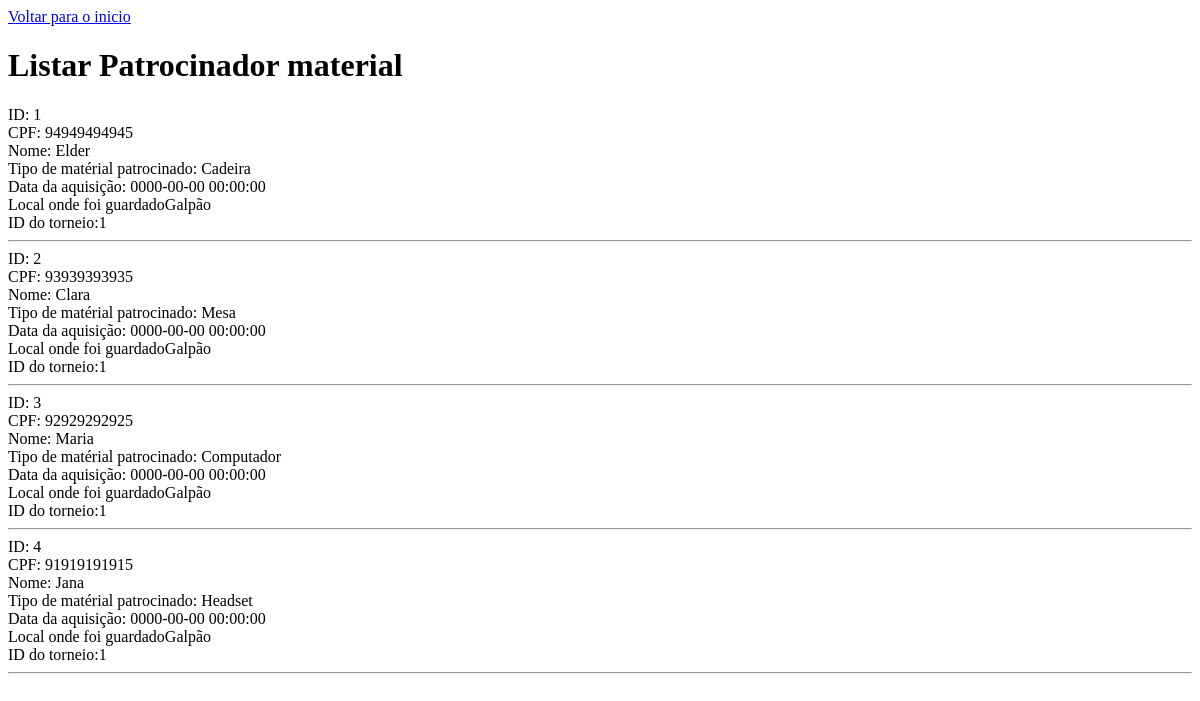
The page /lib/Select-Listar-PHP/PatrocinadorMaterial.php on the database as committed earlier.
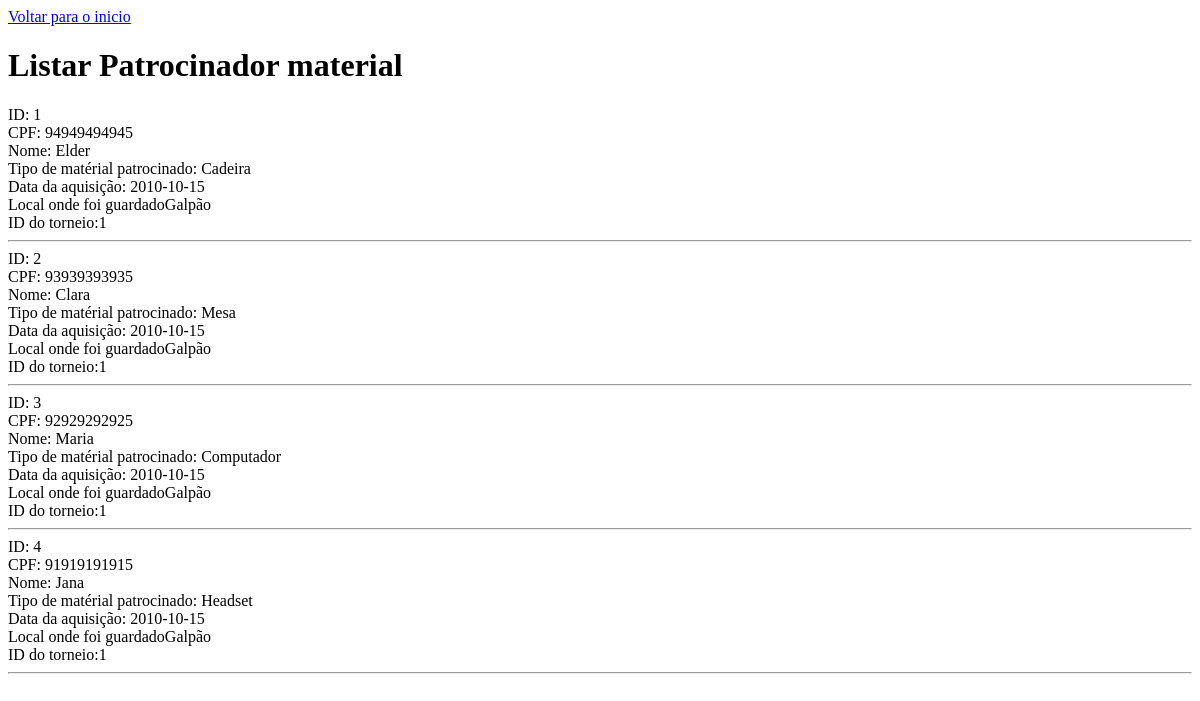
The same page on the database as committed later.
### tables this page shows
create table patrocinadormaterial (
	id_patrocinio serial not null, 
	cpf varchar(11) not null, 
	nome varchar(30) not null,
	tipo varchar(30) not null, 
	dt_aquisicao date not null, 
	local_guardado char(30) not null,
	id_torneio bigint unsigned
);

### www/lib/Select-Listar-PHP/PatrocinadorMaterial.php (the view, shortened to what this page needs)
<?php
    include("../../modulos/Conexao.php");
?>
<!DOCTYPE html>
<html lang="pt_BR">
<head>
</head>
<body>
<a href="../../index.php">Voltar para o inicio</a>
    <h1>Listar Patrocinador material</h1>
<?php
    $query_usuarios = "SELECT id_patrocinio, cpf, nome, tipo, dt_aquisicao, local_guardado, id_torneio FROM patrocinadormaterial";
    $resultado_usuarios = $pdo->prepare($query_usuarios);
    $resultado_usuarios->execute();
    if( ($resultado_usuarios) AND ($resultado_usuarios->rowCount() != 0 ) ){
        while($row_usuários = $resultado_usuarios->fetch( PDO:: FETCH_ASSOC )){
            extract($row_usuários);
            echo "ID: " . $id_patrocinio . "<br>CPF: " . $cpf . "<br>Nome: " . $nome . "<br>Tipo de matérial patrocinado: " . $tipo . "<br>Data da aquisição: ". $dt_aquisicao . "<br>Local onde foi guardado" . $local_guardado . "<br>ID do torneio:" . $id_torneio . "<br> <hr>";
        }
    } else{
        echo "<script>alert('Erro: Nenhum dado encontrado!');</script>";
    }

Rows that differ between the two databases and show on the page:
changed patrocinadormaterial "Elder": dt_aquisicao "0000-00-00 00:00:00" → "2010-10-15"
changed patrocinadormaterial "Clara": dt_aquisicao "0000-00-00 00:00:00" → "2010-10-15"
changed patrocinadormaterial "Maria": dt_aquisicao "0000-00-00 00:00:00" → "2010-10-15"
changed patrocinadormaterial "Jana": dt_aquisicao "0000-00-00 00:00:00" → "2010-10-15"
